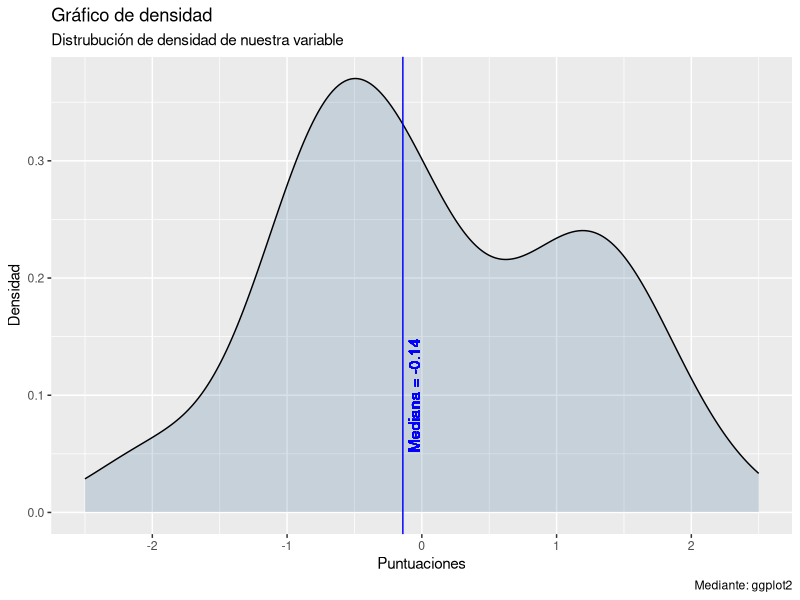

This figure's R source:
## ---- chunk 1
library(ggplot2)

set.seed(5)
datos1<-rnorm(50)
mediana<-median(datos1)
datos<-as.data.frame(cbind(datos1,1))
colnames(datos)<-c("datos","grupo")



theme_set(theme_gray())

# Plot
g <- ggplot(datos, aes(datos))
g + geom_density(aes(fill=0), alpha=0.2) + 
    labs(title="Gráfico de densidad", 
         subtitle="Distrubución de densidad de nuestra variable",
         caption="Mediante: ggplot2",
         x="Puntuaciones",y="Densidad")+ theme(legend.position="none")+ geom_vline(xintercept=mediana,color="blue")+
  geom_text(aes(x=mediana, label=paste("\nMediana =",round(mediana,2)), y=0.1), colour="blue", angle=90)+
  scale_x_continuous(limits = c(-2.5, 2.5))

## ---- chunk 2
#Valor que hipotetizamos que es el centro de nuestra variable
hipotesis <- 0
Di <- datos1 - hipotesis
## ---- chunk 3
cat("Di =",Di[1:5],"...")
## ---- chunk 4
R<-order(abs(Di))
## ---- chunk 5
cat("R =",R[1:5],"...")
## ---- chunk 6
tabla<-as.data.frame(matrix(c(datos1,Di,abs(Di),R),nrow=4,byrow = T))
rownames(tabla)<-c("Xi","Di","|Di|","R")
print(tabla)
## ---- chunk 7
localiz.positivos<-which(tabla["Di",]>=0)
if(length(localiz.positivos)!=0){
  S.mas<-sum(as.numeric(tabla["R",localiz.positivos]))
}else{
  S.mas<-0
}
cat("S.mas =",S.mas)
## ---- chunk 8
alfa <- 0.05
n    <- 50
resultado <- qsignrank(alfa, n , lower.tail=FALSE)
cat("El valor crítico es",resultado)
## ---- chunk 9
n    <- 50
alfa <- 0.05
Zp  <- qnorm(alfa / 2)
Sp1 <- n*(n + 1)/4 + Zp*sqrt(n*(n + 1)*(2*n + 1)/24)
Zp  <- qnorm(1 - (alfa / 2))
Sp2 <- n*(n + 1)/4 + Zp*sqrt(n*(n + 1)*(2*n + 1)/24)
cat("Sp1 =", Sp1, "; Sp2=", Sp2, "; S.mas =", S.mas, "\n\n")
## ---- chunk 10
prueba <- S.mas < Sp1 | S.mas > Sp2
cat("El resultado del contraste es:",prueba )
